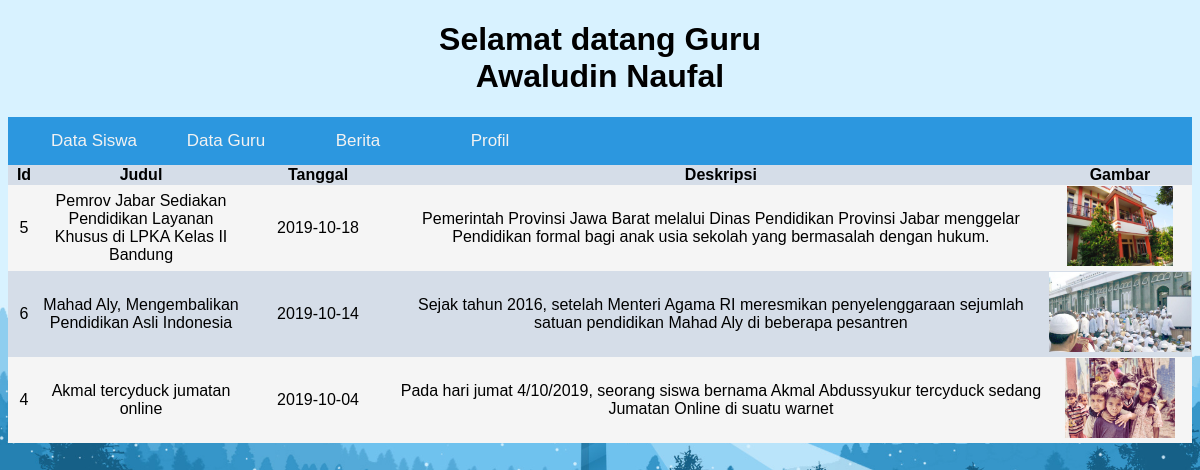
Screenshot of /login/dashboard/guru/index.php?menu=berita (signed in) with the database file from the repository.
### tables this page shows
CREATE TABLE `user` (
  `kode` int(5) NOT NULL,
  `username` varchar(30) DEFAULT NULL,
  `password` varchar(50) DEFAULT NULL,
  `nama` varchar(30) DEFAULT NULL,
  `level` varchar(10) DEFAULT NULL,
  `kelas` varchar(15) NOT NULL,
  `alamat` text NOT NULL,
  `gambar` varchar(50) NOT NULL
);

CREATE TABLE `berita` (
  `id` int(11) NOT NULL,
  `judul` varchar(255) NOT NULL,
  `tanggal` date NOT NULL,
  `deskripsi` text NOT NULL,
  `gambar` varchar(50) NOT NULL
);

### login/dashboard/guru/berita.php (the view)
<table width="100%" cellspacing="0">
		<tr>
			<th width="30">Id</th>
			<th width="200">Judul</th>
			<th width="150">Tanggal</th>
			<th>Deskripsi</th>
			<th>Gambar</th>
		</tr>
		<?php
			include "koneksi.php";
			$sql = mysqli_query($koneksi, "SELECT * FROM berita ORDER BY tanggal DESC");
			while($data = mysqli_fetch_array($sql)): ?>
				<tr>
				<td align="center"><?= $data['id'] ?></td>
				<td align="center"><?= $data['judul'] ?></td>
				<td align="center"><?= $data['tanggal'] ?></td>
				<td align="center"><?= $data['deskripsi'] ?></td>
				<td align="center"><img src="../images/<?= $data['gambar'] ?>" height=80></td>
			<?php endwhile; ?>
	</table>

### login/dashboard/guru/index.php (shortened to what this page needs)
<!DOCTYPE html>
<html>
<head>
	<link rel="stylesheet" type="text/css" href="style.css">
</head>
<body>
	<?php
		include "koneksi.php";
		$kode = $_SESSION['kode'];
			$sql = mysqli_query($koneksi, "SELECT * FROM user WHERE kode = $kode");
			$data = mysqli_fetch_array($sql);
	 ?>
	<center><h1>Selamat datang <b><?php echo $_SESSION['level'];?><br><?php echo $data['nama'];?></b></h1></center>
	<div id="navbar">
		<div class="nav">
			<a href="index.php?menu=data_siswa">Data Siswa</a>
			<a href="index.php?menu=data_guru">Data Guru</a>
			<a href="index.php?menu=berita">Berita</a>
			<a href="index.php?menu=profil">Profil</a>
		</div>
	</div>
	<?php
		if (isset($_GET["menu"])) {
			if ($_GET["menu"] == "data_siswa") {
				include "data_siswa.php";
			}else if ($_GET["menu"] == "data_guru") {
				include "data_guru.php";
			}else if ($_GET["menu"] == "berita") {
				include "berita.php";
			}else if ($_GET["menu"] == "profil") {
				include "profil.php";
			}
		}
	?>
</body>
</html>

### login/dashboard/guru/style.css (style rules this page uses)
* { font-family: Arial; }
#navbar { overflow: hidden; background-color: #2c97df; }
#navbar a { float: left; display: block; color: #f2f2f2; text-align: center; padding: 14px 16px; text-decoration: none; font-size: 17px; }
.nav { width: 1400px; margin-left: 20px; margin-right: 20px; }
.nav a { width: 100px; }
body { background: url(bg.jpg); background-repeat: no-repeat; background-size: cover; }
table tr:nth-child(even) { background: #f5f5f5; }
table tr:nth-child(odd) { background: #d5dde8; }

### rows the page displays
user: nama "Awaludin Naufal"
berita: id "5", judul "Pemrov Jabar Sediakan Pendidikan Layanan Khusus di LPKA Kelas II Bandung", tanggal "2019-10-18", deskripsi "Pemerintah Provinsi Jawa Barat melalui Dinas Pendidikan Provinsi Jabar menggelar Pendidikan formal bagi anak usia sekolah yang bermasalah dengan hukum.", gambar (picture)
berita: id "6", judul "Mahad Aly, Mengembalikan Pendidikan Asli Indonesia", tanggal "2019-10-14", deskripsi "Sejak tahun 2016, setelah Menteri Agama RI meresmikan penyelenggaraan sejumlah satuan pendidikan Mahad Aly di beberapa pesantren", gambar (picture)
berita: id "4", judul "Akmal tercyduck jumatan online", tanggal "2019-10-04", deskripsi "Pada hari jumat 4/10/2019, seorang siswa bernama Akmal Abdussyukur tercyduck sedang Jumatan Online di suatu warnet", gambar (picture)

### other values shown
$_SESSION['level'] "Guru"
